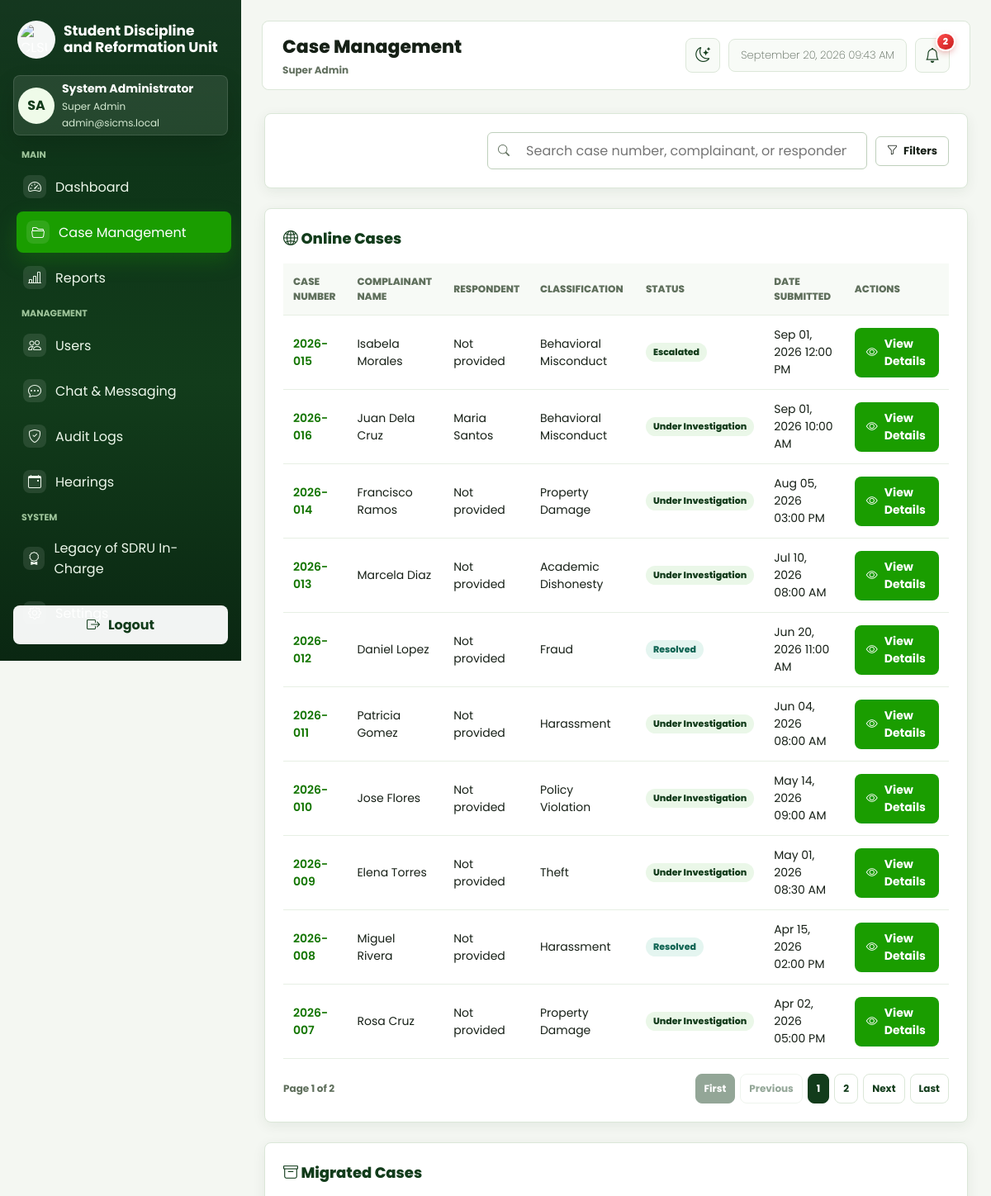
The page /web/views/cases/index.php (signed in, upper part) on the database as committed earlier.
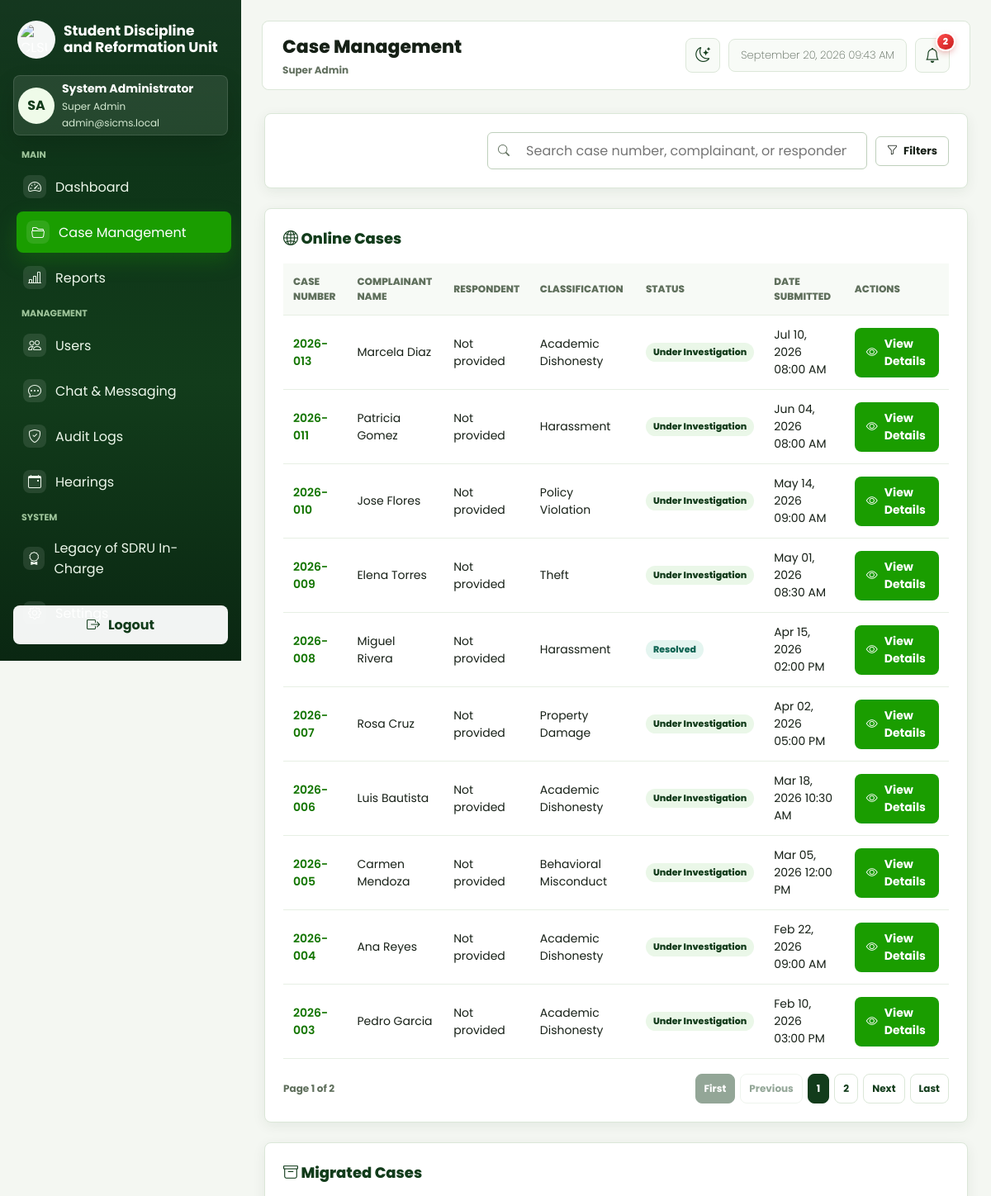
The same page on the database as committed later.
### tables this page shows
CREATE TABLE `complaints` (
  `complaint_id` int(10) unsigned NOT NULL AUTO_INCREMENT,
  `case_number` varchar(50) NOT NULL,
  `complaint_title` varchar(255) NOT NULL,
  `submitted_by_account_id` int(10) unsigned NOT NULL,
  `complainant_name` varchar(255) NOT NULL,
  `complainant_gender` varchar(20) DEFAULT NULL,
  `complainant_type` varchar(50) NOT NULL DEFAULT 'Student',
  `complainant_relationship` varchar(100) DEFAULT NULL,
  `complainant_employee_no` varchar(100) DEFAULT NULL,
  `complainant_department` varchar(255) DEFAULT NULL,
  `complainant_position` varchar(255) DEFAULT NULL,
  `complainant_affiliation` varchar(255) DEFAULT NULL,
  `complainant_purpose` varchar(255) DEFAULT NULL,
  `complainant_student_no` varchar(50) DEFAULT NULL,
  `complainant_email` varchar(255) DEFAULT NULL,
  `complainant_contact` varchar(50) DEFAULT NULL,
  `complainant_college` varchar(255) DEFAULT NULL,
  `complainant_course` varchar(255) DEFAULT NULL,
  `complainant_year_level` varchar(50) DEFAULT NULL,
  `complainant_section` varchar(50) DEFAULT NULL,
  `complainant_course_year` varchar(100) DEFAULT NULL,
  `case_classification` varchar(100) NOT NULL,
  `incident_datetime` datetime DEFAULT NULL,
  `incident_location` varchar(255) DEFAULT NULL,
  `complaint_details` text DEFAULT NULL,
  `status` varchar(50) NOT NULL DEFAULT 'Under Investigation',
  `assigned_coordinator_account_id` int(10) unsigned DEFAULT NULL,
  `assigned_reformation_coordinator_account_id` int(10) unsigned DEFAULT NULL,
  `reformation_completed_at` datetime DEFAULT NULL,
  `submitted_at` datetime NOT NULL DEFAULT current_timestamp(),
  `created_at` datetime NOT NULL DEFAULT current_timestamp(),
  `updated_at` datetime NOT NULL DEFAULT current_timestamp() ON UPDATE current_timestamp(),
  `case_source` varchar(20) NOT NULL DEFAULT 'Online Submission',
  `original_case_date` date DEFAULT NULL,
  `legacy_outcome` varchar(255) DEFAULT NULL,
  `action_taken` text DEFAULT NULL,
  `resolution_date` date DEFAULT NULL,
  `remarks_notes` text DEFAULT NULL,
  `legacy_entry_source` varchar(100) DEFAULT NULL,
  `outcome` text DEFAULT NULL,
  PRIMARY KEY (`complaint_id`),
  UNIQUE KEY `uq_complaints_case_number` (`case_number`),
  KEY `idx_complaints_submitted_by` (`submitted_by_account_id`),
  KEY `idx_complaints_coordinator` (`assigned_coordinator_account_id`),
  KEY `idx_complaints_status` (`status`),
  KEY `idx_complaints_classification` (`case_classification`),
  KEY `idx_complaints_submitted_at` (`submitted_at`),
  KEY `idx_complaints_source` (`case_source`),
  KEY `idx_complaints_source_orig_year` (`case_source`,`original_case_date`),
  KEY `idx_complaints_reformation_coordinator` (`assigned_reformation_coordinator_account_id`),
  CONSTRAINT `fk_complaints_coordinator` FOREIGN KEY (`assigned_coordinator_account_id`) REFERENCES `accounts` (`account_id`),
  CONSTRAINT `fk_complaints_reformation_coordinator` FOREIGN KEY (`assigned_reformation_coordinator_account_id`) REFERENCES `accounts` (`account_id`),
  CONSTRAINT `fk_complaints_submitter` FOREIGN KEY (`submitted_by_account_id`) REFERENCES `accounts` (`account_id`)
);

### web/views/cases/index.php (the view, shortened to what the changed rows need)
<?php
require_once __DIR__ . '/../../controllers/CaseController.php';
require_once __DIR__ . '/../../../routes.php';
$controller = new CaseController();
$viewData = $controller->index();
$user = $viewData['user'];
$cases = $viewData['cases'];
$viewerRoleKey = role_key($user['role'] ?? '');
function h($value) {
    return htmlspecialchars((string) $value);
}
function role_key($role) {
    return strtolower(str_replace(['_', ' '], '-', (string) $role));
}
function respondents_label(array $case) {
    $names = array_values(array_filter(
        array_map('trim', explode(',', (string) ($case['respondent_names'] ?? ''))),
        fn($name) => $name !== ''
    ));
    if (count($names) === 0) {
        return 'Not provided';
    }
    if (count($names) === 1) {
        return $names[0];
    }
    $surnames = array_map(function ($fullName) {
        $parts = preg_split('/\s+/', trim($fullName), -1, PREG_SPLIT_NO_EMPTY);
        return $parts ? end($parts) : trim($fullName);
    }, $names);
    return implode(', ', $surnames);
}
?>
<!DOCTYPE html>
<html lang="en">
<head>
    <link rel="stylesheet" href="../layout/style.css">
    <link rel="stylesheet" href="../layout/sidebar.css">
    <link rel="stylesheet" href="../layout/cases.css">
    <link rel="stylesheet" href="https://cdn.jsdelivr.net/npm/bootstrap-icons@1.11.3/font/bootstrap-icons.min.css">
    <link rel="stylesheet" href="../layout/system.css?v=2">
</head>
<body>
    <div class="dashboard-shell">
        <?php require __DIR__ . '/../layout/sidebar.php'; ?>
        <div class="case-shell app-content">
            <?php $pageTitle = 'Case Management'; require __DIR__ . '/../layout/topbar.php'; ?>
        <main class="case-wrap">
            <?php if (!in_array($viewerRoleKey, ['coordinator', 'reformation-coordinator'], true)): ?>
            <section class="table-panel">
                    <div class="table-heading table-heading-row">
                        <h2><i class="bi bi-globe2"></i> Online Cases</h2>
                    </div>
                    <table id="caseTable" <?= empty($cases) ? 'hidden' : '' ?>>
                        <thead>
                            <tr>
                                <th>Case Number</th>
                                <th>Complainant Name</th>
                                <th>Respondent</th>
                                <th>Classification</th>
                                <th>Status</th>
                                <th>Date Submitted</th>
                                <th>Actions</th>
                            </tr>
                        </thead>
                        <tbody id="caseTableBody">
                            <?php foreach ($cases as $case): ?>
                                <tr>
                                    <td>
                                        <a class="case-link" href="show.php?id=<?= (int) $case['complaint_id'] ?>">
                                            <?= h($case['case_number']) ?>
                                        </a>
                                    </td>
                                    <td><?= h($case['complainant_name']) ?></td>
                                    <td><?= h(respondents_label($case)) ?></td>
                                    <td><?= h($case['case_classification']) ?></td>
                                    <td><span class="status"><?= h($case['status']) ?></span></td>
                                    <td><?= h(date('M d, Y h:i A', strtotime($case['submitted_at']))) ?></td>
                                    <td>
                                        <div class="row-actions">
                                            <a class="btn btn-primary" href="show.php?id=<?= (int) $case['complaint_id'] ?>"><i class="bi bi-eye"></i> View Details</a>
                                        </div>
                                    </td>
                                </tr>
                            <?php endforeach; ?>
                        </tbody>
                    </table>
            </section>
            <section class="table-panel">
                <div class="table-heading table-heading-row">
                    <h2><i class="bi bi-archive"></i> Migrated Cases</h2>
                </div>
            </section>
            <?php endif; ?>
        </main>
        </div>
    </div>
</body>
</html>

### web/views/layout/sidebar.php (shortened to what the changed rows need)
<?php
require __DIR__ . '/navigation.php';
?>
<aside class="sidebar" id="app-sidebar">
    <?php foreach ($navGroups as $groupLabel => $items): ?>
        <?php $visibleItems = array_filter($items, fn($item) => allowed_for_role($item, $roleKey)); ?>
        <?php if (!empty($visibleItems)): ?>
            <div class="nav-group">
                <div class="nav-heading"><?= h($groupLabel) ?></div>
                <nav class="nav-list" aria-label="<?= h($groupLabel) ?> navigation">
                    <?php foreach ($visibleItems as $item): ?>
                        <a class="nav-link <?= $item['route'] !== null && $item['route'] === $currentRoute ? 'active' : '' ?>" href="<?= h($item['href']) ?>">
                            <i class="bi <?= h($item['icon']) ?>" aria-hidden="true"></i>
                            <span><?= h($item['label']) ?></span>
                        </a>
                    <?php endforeach; ?>
                </nav>
            </div>
        <?php endif; ?>
    <?php endforeach; ?>
</aside>

Rows that differ between the two databases and show on the page:
no longer on this page (row edited): complaints: case_number "2026-015", complainant_name "Isabela Morales", case "Not provided", case_classification "Behavioral Misconduct", status "Escalated", submitted_at "Sep 01, 2026 12:00 PM"
no longer on this page (row edited): complaints: case_number "2026-016", complainant_name "Juan Dela Cruz", case "Maria Santos", case_classification "Behavioral Misconduct", status "Under Investigation", submitted_at "Sep 01, 2026 10:00 AM"
no longer on this page (row edited): complaints: case_number "2026-014", complainant_name "Francisco Ramos", case "Not provided", case_classification "Property Damage", status "Under Investigation", submitted_at "Aug 05, 2026 03:00 PM"
no longer on this page (row edited): complaints: case_number "2026-012", complainant_name "Daniel Lopez", case "Not provided", case_classification "Fraud", status "Resolved", submitted_at "Jun 20, 2026 11:00 AM"
now on this page (row unchanged): complaints: case_number "2026-006", complainant_name "Luis Bautista", case "Not provided", case_classification "Academic Dishonesty", status "Under Investigation", submitted_at "Mar 18, 2026 10:30 AM"
now on this page (row unchanged): complaints: case_number "2026-005", complainant_name "Carmen Mendoza", case "Not provided", case_classification "Behavioral Misconduct", status "Under Investigation", submitted_at "Mar 05, 2026 12:00 PM"
now on this page (row unchanged): complaints: case_number "2026-004", complainant_name "Ana Reyes", case "Not provided", case_classification "Academic Dishonesty", status "Under Investigation", submitted_at "Feb 22, 2026 09:00 AM"
now on this page (row unchanged): complaints: case_number "2026-003", complainant_name "Pedro Garcia", case "Not provided", case_classification "Academic Dishonesty", status "Under Investigation", submitted_at "Feb 10, 2026 03:00 PM"
